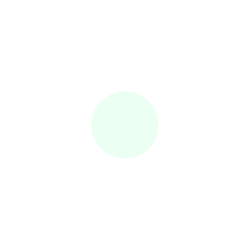
Frame 1 (no input)
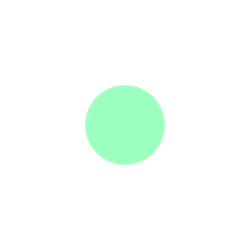
Frame 60 (the mouse pressed at the canvas centre just before this capture)
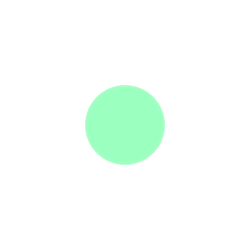
Frame 120 (the mouse held since frame 60 and released just before this capture)

The Processing sketch that drew these frames (run headless with seeded random() and noise(); from frame 60 on, the mouse is pressed at the canvas centre):

// Processing sketch: processing_103807
// ── processing_103807.pde

int counter;

void setup() {  //setup function called initially, only once
  size(250, 250);
  background(255);  //set background white
  colorMode(HSB);   //set colors to Hue, Saturation, Brightness mode
  counter = 0;
}

void draw() {  //draw function loops 
  counter++;
  noStroke();
  fill(100,100,255,50);
  
  if(mousePressed == true) { //add some interaction
    ellipse(mouseX, mouseY, 20, 20);
  }
  else {
    ellipse(width/2, height/2, 80*sin(counter), 80*sin(counter));
  }
}
